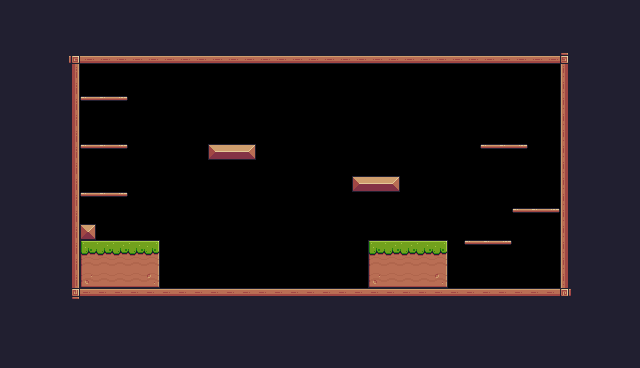

A 2D game scene composited from a Tiled map and its tileset images. What follows is a short description and the map's XML, with every tile layer's data as written:
An orthogonal 40x23 tile map with 16x16 px tiles, 1 tile layer (Background) and 25 objects (6x Fruit, 6x Platform, 2x Saw, Player, Checkpoint).

<map version="1.10" tiledversion="1.10.2" orientation="orthogonal" renderorder="right-down" width="40" height="23" tilewidth="16" tileheight="16" infinite="0" nextlayerid="4" nextobjectid="39">
 <tileset firstgid="1" source="Pixel Adventure.tsx" />
 <layer id="1" name="Background" width="40" height="23">
  <properties>
   <property name="BackgroundColor" value="Gray" />
  </properties>
  <data encoding="csv">
24,24,24,24,24,24,24,24,24,24,24,24,24,24,24,24,24,24,24,24,24,24,24,24,24,24,24,24,24,24,24,24,24,24,24,24,24,24,24,24,
24,24,24,24,24,24,24,24,24,24,24,24,24,24,24,24,24,24,24,24,24,24,24,24,24,24,24,24,24,24,24,24,24,24,24,24,24,24,24,24,
24,24,24,24,24,24,24,24,24,24,24,24,24,24,24,24,24,24,24,24,24,24,24,24,24,24,24,24,24,24,24,24,24,24,24,24,24,24,24,24,
24,24,24,24,92,134,134,134,134,134,134,134,134,134,134,134,134,134,134,134,134,134,134,134,134,134,134,134,134,134,134,134,134,134,134,93,24,24,24,24,
24,24,24,24,113,0,0,0,0,0,0,0,0,0,0,0,0,0,0,0,0,0,0,0,0,0,0,0,0,0,0,0,0,0,0,111,24,24,24,24,
24,24,24,24,113,0,0,0,0,0,0,0,0,0,0,0,0,0,0,0,0,0,0,0,0,0,0,0,0,0,0,0,0,0,0,111,24,24,24,24,
24,24,24,24,113,40,41,42,0,0,0,0,0,0,0,0,0,0,0,0,0,0,0,0,0,0,0,0,0,0,0,0,0,0,0,111,24,24,24,24,
24,24,24,24,113,0,0,0,0,0,0,0,0,0,0,0,0,0,0,0,0,0,0,0,0,0,0,0,0,0,0,0,0,0,0,111,24,24,24,24,
24,24,24,24,113,0,0,0,0,0,0,0,0,0,0,0,0,0,0,0,0,0,0,0,0,0,0,0,0,0,0,0,0,0,0,111,24,24,24,24,
24,24,24,24,113,40,41,42,0,0,0,0,0,13,14,15,0,0,0,0,0,0,0,0,0,0,0,0,0,0,40,41,42,0,0,111,24,24,24,24,
24,24,24,24,113,0,0,0,0,0,0,0,0,0,0,0,0,0,0,0,0,0,0,0,0,0,0,0,0,0,0,0,0,0,0,111,24,24,24,24,
24,24,24,24,113,0,0,0,0,0,0,0,0,0,0,0,0,0,0,0,0,0,13,14,15,0,0,0,0,0,0,0,0,0,0,111,24,24,24,24,
24,24,24,24,113,40,41,42,0,0,0,0,0,0,0,0,0,0,0,0,0,0,0,0,0,0,0,0,0,0,0,0,0,0,0,111,24,24,24,24,
24,24,24,24,113,0,0,0,0,0,0,0,0,0,0,0,0,0,0,0,0,0,0,0,0,0,0,0,0,0,0,0,40,41,42,111,24,24,24,24,
24,24,24,24,113,35,0,0,0,0,0,0,0,0,0,0,0,0,0,0,0,0,0,0,0,0,0,0,0,0,0,0,0,0,0,111,24,24,24,24,
24,24,24,24,113,7,8,8,8,9,0,0,0,0,0,0,0,0,0,0,0,0,0,7,8,8,8,9,0,40,41,42,0,0,0,111,24,24,24,24,
24,24,24,24,113,29,30,30,30,31,0,0,0,0,0,0,0,0,0,0,0,0,0,29,30,30,30,31,0,0,0,0,0,0,0,111,24,24,24,24,
24,24,24,24,113,51,52,52,52,53,0,0,0,0,0,0,0,0,0,0,0,0,0,51,52,52,52,53,0,0,0,0,0,0,0,111,24,24,24,24,
24,24,24,24,114,90,90,90,90,90,90,90,90,90,90,90,90,90,90,90,90,90,90,90,90,90,90,90,90,90,90,90,90,90,90,115,24,24,24,24,
24,24,24,24,24,24,24,24,24,24,24,24,24,24,24,24,24,24,24,24,24,24,24,24,24,24,24,24,24,24,24,24,24,24,24,24,24,24,24,24,
24,24,24,24,24,24,24,24,24,24,24,24,24,24,24,24,24,24,24,24,24,24,24,24,24,24,24,24,24,24,24,24,24,24,24,24,24,24,24,24,
24,24,24,24,24,24,24,24,24,24,24,24,24,24,24,24,24,24,24,24,24,24,24,24,24,24,24,24,24,24,24,24,24,24,24,24,24,24,24,24,
24,24,24,24,24,24,24,24,24,24,24,24,24,24,24,24,24,24,24,24,24,24,24,24,24,24,24,24,24,24,24,24,24,24,24,24,24,24,24,24
</data>
 </layer>
 <objectgroup id="2" name="Spawnpoints">
  <object id="1" name="Player" type="Player" x="96" y="208" width="32" height="32" />
  <object id="27" name="Bananas" type="Fruit" x="368" y="144" width="32" height="32" />
  <object id="30" name="Cherries" type="Fruit" x="160" y="176" width="32" height="32" />
  <object id="32" name="Cherries" type="Fruit" x="160" y="144" width="32" height="32" />
  <object id="33" name="Cherries" type="Fruit" x="240" y="256" width="32" height="32" />
  <object id="34" name="Cherries" type="Fruit" x="288" y="256" width="32" height="32" />
  <object id="35" name="Cherries" type="Fruit" x="256" y="208" width="32" height="32" />
  <object id="36" type="Saw" x="208" y="272" width="32" height="32">
   <properties>
    <property name="isVertical" type="bool" value="false" />
    <property name="offNeg" type="float" value="3" />
    <property name="offPos" type="float" value="8" />
   </properties>
  </object>
  <object id="37" type="Saw" x="304" y="112" width="32" height="32">
   <properties>
    <property name="isVertical" type="bool" value="true" />
    <property name="offNeg" type="float" value="2" />
    <property name="offPos" type="float" value="3" />
   </properties>
  </object>
  <object id="38" type="Checkpoint" x="96" y="80" width="64" height="64" />
 </objectgroup>
 <objectgroup id="3" name="Collisions">
  <object id="8" x="64" y="48" width="16" height="256" />
  <object id="11" x="64" y="288" width="512" height="16" />
  <object id="12" x="560" y="48" width="16" height="256" />
  <object id="13" x="64" y="48" width="512" height="16" />
  <object id="14" x="80" y="240" width="80" height="48" />
  <object id="15" x="368" y="240" width="80" height="48" />
  <object id="16" x="208" y="144" width="48" height="16" />
  <object id="17" x="352" y="176" width="48" height="16" />
  <object id="18" x="80" y="224" width="16" height="16" />
  <object id="19" type="Platform" x="464" y="240" width="48" height="16" />
  <object id="20" type="Platform" x="512" y="208" width="48" height="16" />
  <object id="21" type="Platform" x="480" y="144" width="48" height="16" />
  <object id="22" type="Platform" x="80" y="192" width="48" height="16" />
  <object id="23" type="Platform" x="80" y="144" width="48" height="16" />
  <object id="24" type="Platform" x="80" y="96" width="48" height="16" />
 </objectgroup>
</map>
